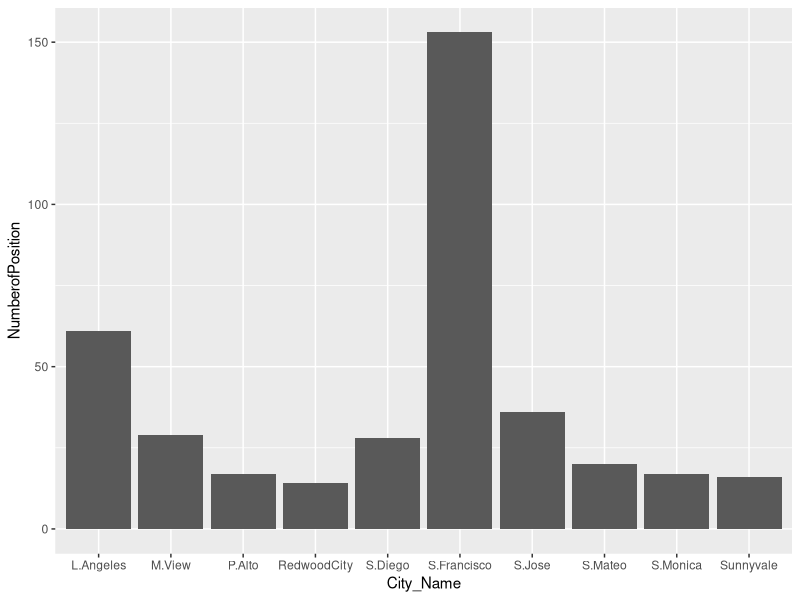
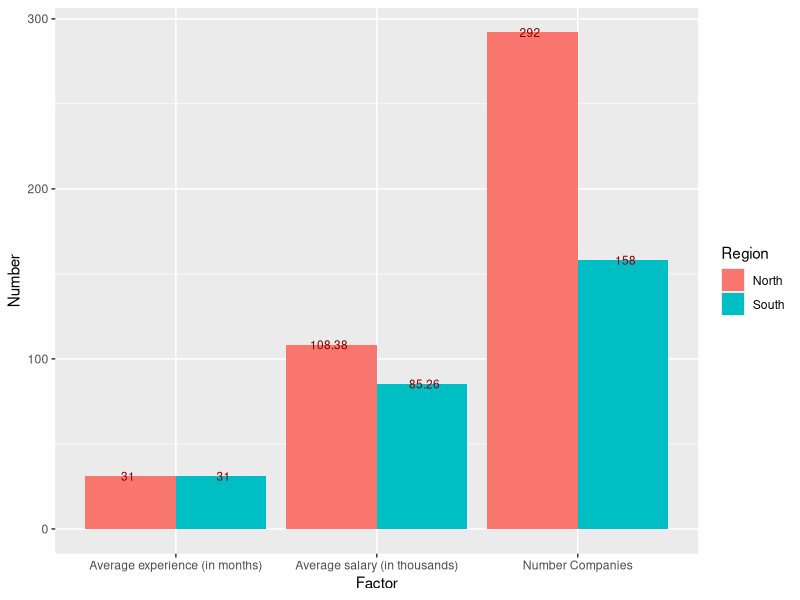
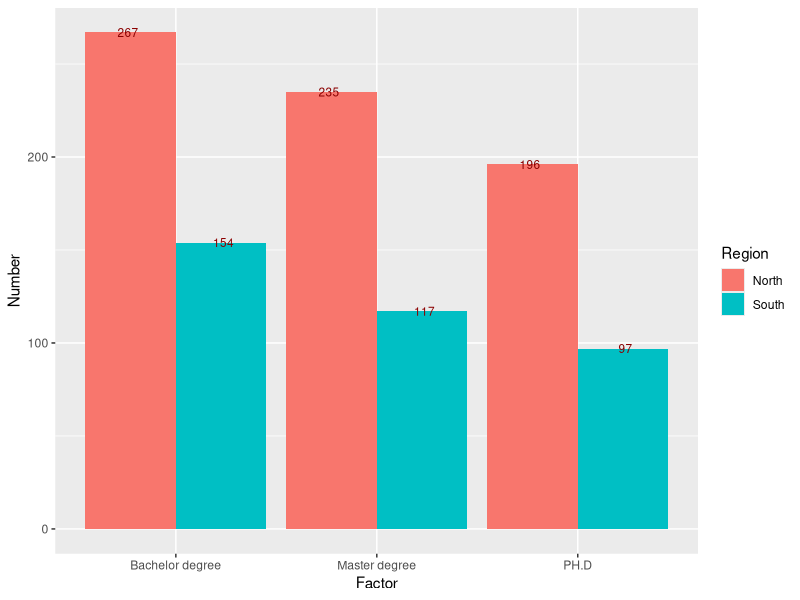
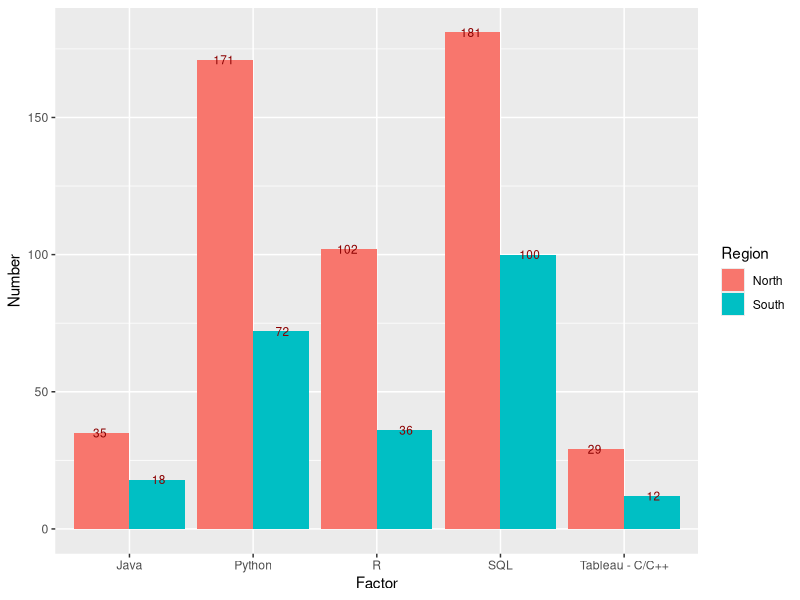
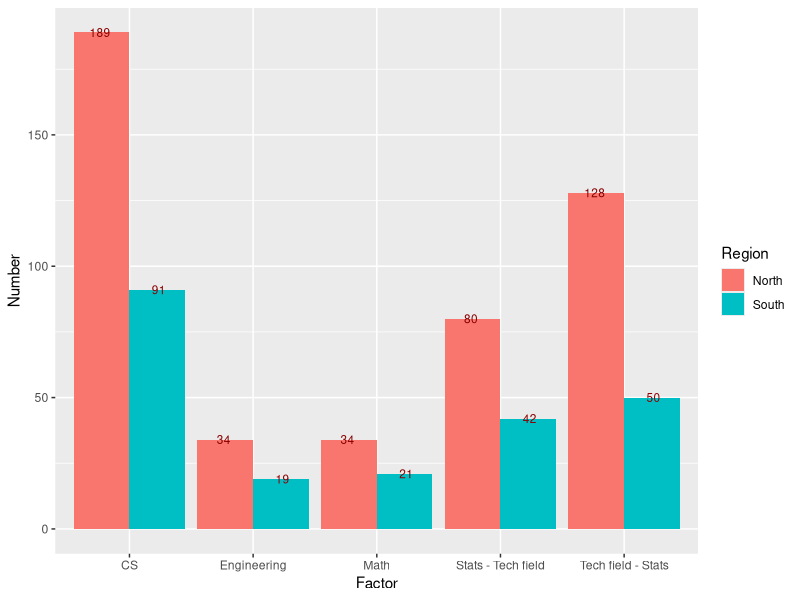
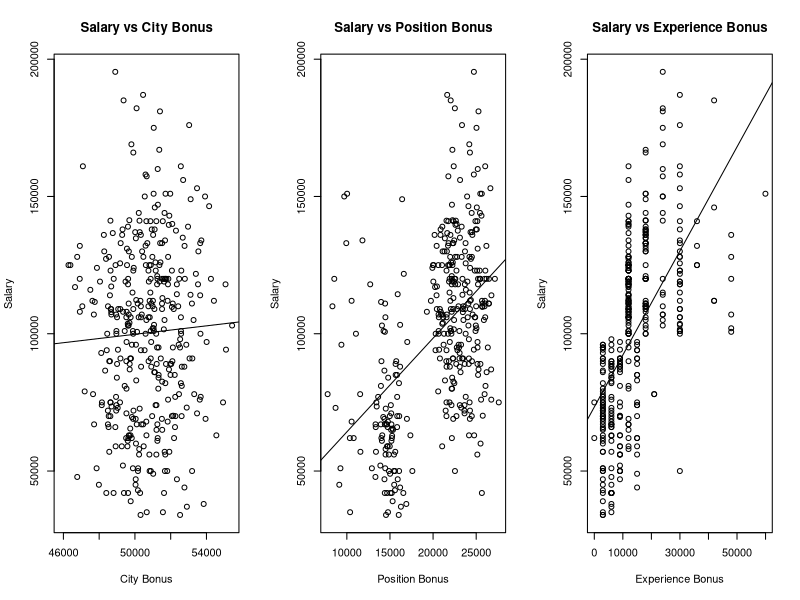
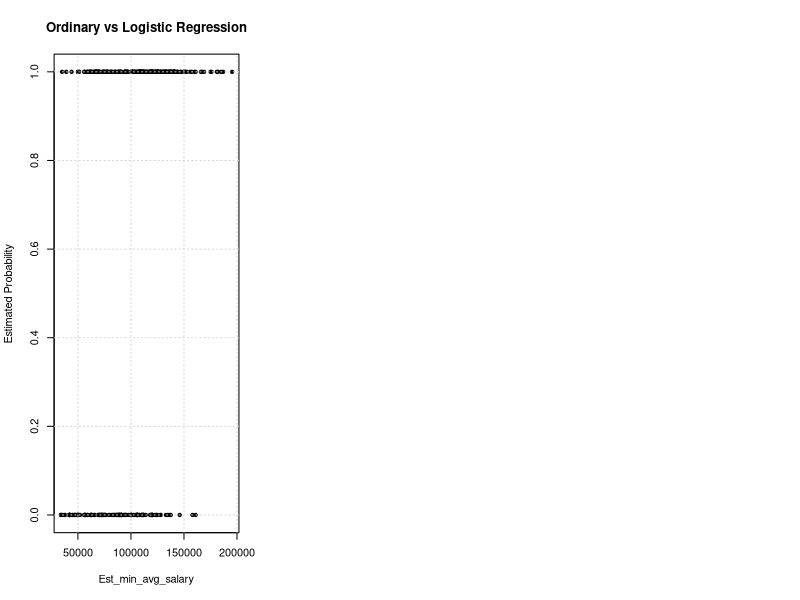

Recreate these plots in R, in order. (Note: this script raises an error after producing the figures.)
## ---- chunk 1
pkg_list = c("ggplot2", "plyr", "stringr")
mia_pkgs = pkg_list[!(pkg_list %in% installed.packages()[,"Package"])]
if(length(mia_pkgs) > 0) install.packages(mia_pkgs)
loaded_pkgs = lapply(pkg_list, require, character.only=TRUE)
## ---- chunk 2
jdata = read.csv("datarelatedjobs.csv")
jdata$X = NULL
names(jdata)
summary(jdata)
str(jdata)
## ---- chunk 3
jdata$Preferred_mj1 = as.character(jdata$Preferred_mj1)
jdata$Preferred_mj2 = as.character(jdata$Preferred_mj2)

for(i in 1:length(jdata$Standing)){
  if(is.na(jdata$Standing[i])){
    jdata$Standing[i] = "All levels"
  }
} 
for(i in 1:length(jdata$Preferred_mj1)){
  if(is.na(jdata$Preferred_mj1[i])){
    jdata$Preferred_mj1[i] = "Data_related"
  }  
  if(is.na(jdata$Preferred_mj2[i])){
      jdata$Preferred_mj2[i] = "Data_related"
  }
} 
count(jdata$Preferred_mj2)[order(count(jdata$Preferred_mj2)$freq, decreasing = T),]
head(jdata,10)
## ---- chunk 4
ct_City = count(jdata$City)
topCity = ct_City[order(ct_City$freq, decreasing = T),]

tCitydf = data.frame(City_Name =  c("S.Francisco" , "L.Angeles" , "S.Jose" , "M.View" , "S.Diego", "S.Mateo" , "P.Alto", "S.Monica", "Sunnyvale" , "RedwoodCity"),
                     NumberofPosition = c(topCity$freq[1:10]))

city_plot = ggplot(data = tCitydf, aes(x = City_Name, y = NumberofPosition)) + 
    geom_bar(stat = "identity", position=position_dodge()) 
city_plot
## ---- chunk 5
North_sub = jdata[which(jdata$Region == "North CA"),]
head(North_sub,5)
South_sub = jdata[which(jdata$Region == "South CA"),]
head(South_sub,5)
## ---- chunk 6
n_companies_north = rep(0, length(count(North_sub$Company)$freq))
n_companies_south = rep(0, length(count(South_sub$Company)$freq))

for(i in 1:length(count(North_sub$Company)$freq)){
  if(count(North_sub$Company)$freq[i] == 1){
    n_companies_north[i] = count(North_sub$Company)$freq[i] 
  } else{
    n_companies_north[i] = 1
  }
}

for(i in 1:length(count(South_sub$Company)$freq)){
  if(count(South_sub$Company)$freq[i] == 1){
    n_companies_south[i] = count(South_sub$Company)$freq[i] 
  } else{
    n_companies_south[i] = 1
  }
}
sum(n_companies_north)
sum(n_companies_south)
## ---- chunk 7
avg_exp_N = round(mean(North_sub$Min_exp)*12,0)
avg_exp_S = round(mean(South_sub$Min_exp)*12,0)
avg_exp_N
avg_exp_S
## ---- chunk 8
#Use NA.omit to omit to take out NA values then use mean function to find average
Omit_yr_salary_N = na.omit(North_sub$Est_min_avg_salary)
Omit_yr_salary_S = na.omit(South_sub$Est_min_avg_salary)
North_Est_min_salary = round(mean(Omit_yr_salary_N)/1000,2)
South_Est_min_salary = round(mean(Omit_yr_salary_S)/1000,2)

North_Est_min_salary
South_Est_min_salary
## ---- chunk 9
firstdf = data.frame(
          Region = rep(c("North", "South"), each = 3),
          Factor = rep(c("Average experience (in months)", "Average salary (in thousands)","Number Companies")),
          Number = c(avg_exp_N, North_Est_min_salary, sum(n_companies_north),
                     avg_exp_S, South_Est_min_salary, sum(n_companies_south)))

plotfirst = ggplot(data = firstdf, aes(x = Factor, y = Number, fill = Region)) + 
    geom_bar(stat = "identity", position=position_dodge()) +  
    geom_text(aes(label = Number), position = position_dodge(0.95), vjust=0.5, color = "darkred", size = 3)

#jpeg('plotfirst.jpg')
#plot(plotfirst)
plotfirst

## ---- chunk 10
#Nearly same as counting number of companies:
#Create 3 vectors: n_bach, n_master, n_phd to store the values.
#For this one we need to use stringr.
#Ex: All levels -> n_bach = n_bach + 1, n_master = n_master + 1, n_phd = n_phd + 1
#BS/MS ->  n_bach = n_bach + 1, n_master = n_master + 1 (Use  stringr so that we can get only BS or only MS)
Standing_sub = jdata[which(jdata$Standing != "NA"),]
North_sub_st = Standing_sub[which(Standing_sub$Region == "North CA"),]
South_sub_st = Standing_sub[which(Standing_sub$Region == "South CA"),]
## ---- chunk 11
n_bach_S = length(str_subset(South_sub_st$Standing, pattern = "^B")) + count(South_sub_st$Standing)$freq[which(count(South_sub_st$Standing) == "All levels")]  
n_bach_S

n_master_S = length(str_subset(South_sub_st$Standing, pattern = "^MS")) + length(str_subset(South_sub_st$Standing, pattern = "MS$")) + count(South_sub_st$Standing)$freq[which(count(South_sub_st$Standing) == "All levels")] - length(str_subset(South_sub_st$Standing, pattern = "^MS$"))
n_master_S

n_PH.D_S = length(str_subset(South_sub_st$standing, pattern = "^PH.D")) + length(str_subset(South_sub_st$Standing, pattern = "PH.D$")) + count(South_sub_st$Standing)$freq[which(count(South_sub_st$Standing) == "All levels")]
n_PH.D_S
## ---- chunk 12
n_bach_N = length(str_subset(North_sub_st$Standing, pattern = "^B")) + count(North_sub_st$Standing)$freq[which(count(North_sub_st$Standing) == "All levels")]  
n_bach_N

n_master_N = length(str_subset(North_sub_st$Standing, pattern = "^MS")) + length(str_subset(North_sub_st$Standing, pattern = "MS$")) + count(North_sub_st$Standing)$freq[which(count(North_sub_st$Standing) == "All levels")] - length(str_subset(North_sub_st$Standing, pattern = "^MS$"))
n_master_N

n_PH.D_N = length(str_subset(North_sub_st$standing, pattern = "^PH.D")) + length(str_subset(North_sub_st$Standing, pattern = "PH.D$")) + count(North_sub_st$Standing)$freq[which(count(North_sub_st$Standing) == "All levels")]
n_PH.D_N
## ---- chunk 13
secondtdf = data.frame(
          Region = rep(c("North", "South"), each = 3),
          Factor = rep(c("Bachelor degree", "Master degree","PH.D")),
          Number = c(n_bach_N, n_master_N, n_PH.D_N,
                     n_bach_S, n_master_S, n_PH.D_S))

plotsecond = ggplot(data = secondtdf, aes(x = Factor, y = Number, fill = Region)) + 
    geom_bar(stat = "identity", position=position_dodge()) +  
    geom_text(aes(label = Number), position = position_dodge(0.95), vjust=0.5, color = "darkred", size = 3)

#jpeg('plotsecond.jpg')
#plot(plotsecond)
plotsecond
## ---- chunk 14
count_order = function(col1, col2, order, top){
  ct1 = count(col1)
  ct2 = count(col2)
  if(order == "decreasing"){
    ct1_inc = ct1[order(ct1$freq, decreasing = T),]
    ct2_inc = ct2[order(ct2$freq, decreasing = T),]
    
    cl = length(ct1_inc$freq) - length(ct2_inc$freq)

    if(cl < 0){
      fresult = data.frame(Lang1 = c(as.character(ct1_inc$x), rep(NA,abs(cl))),
                            Freq1 = c(ct1_inc$freq, rep(NA,abs(cl))),
                            Lang2 = as.character(ct2_inc$x),
                            Freq2 = ct2_inc$freq)                  

    } else{
      fresult = data.frame(Lang1 = as.character(ct1_inc$x),
                            Freq1 = ct1_inc$freq,
                            Lang2 = c(as.character(ct2_inc$x), rep(NA,cl)),
                            Freq2 = c(ct2_inc$freq,rep(NA,cl)))         
      }
  }
  else{
    ct1_dec = ct1[order(ct1$freq, decreasing = F),]
    ct2_dec = ct2[order(ct2$freq, decreasing = F),]
    
    cl = length(ct1_dec$freq) - length(ct2_dec$freq)

    if(cl < 0){
      fresult = data.frame(Lang1 = c(as.character(ct1_dec$x), rep(NA,abs(cl))),
                            Freq1 = c(ct1_dec$freq, rep(NA,abs(cl))),
                            Lang2 = as.character(ct2_dec$x),
                            Freq2 = ct2_dec$freq)                  
    } else{
      fresult = data.frame(Lang1 = as.character(ct1_dec$x),
                            Freq1 = ct1_dec$freq,
                            Lang2 = c(as.character(ct2_dec$x), rep(NA,cl)),
                            Freq2 = c(ct2_dec$freq,rep(NA,cl))) 
    }
  }
  for(i in 1:15){
    for(j in 1:15){
      if(fresult$Lang1[i] == fresult$Lang2[j]){
        fresult$Freq1[i] = fresult$Freq1[i] + fresult$Freq2[j]
      }
    }
  }
  if(order == "decreasing"){
    res = fresult[order(fresult$Freq1, decreasing = T),]
  } else {
    res = fresult[order(fresult$Freq1, decreasing = F),]
  }
  return(res[1:top,1:2])
}

## ---- chunk 15
sl = count_order(South_sub_st$Preferred_lang1, South_sub_st$Preferred_lang2,"decreasing", 5)
nl = count_order(North_sub_st$Preferred_lang1, North_sub_st$Preferred_lang2,"decreasing", 5)
sl
nl
thirddf = data.frame(
          Region = rep(c("North", "South"), each = 5),
          Factor = rep(c("SQL", "Python", "R", "Java", "Tableau - C/C++"),2),
          Number = c(nl$Freq1[1], nl$Freq1[2], nl$Freq1[3], nl$Freq1[4], nl$Freq1[5], 
                     sl$Freq1[1], sl$Freq1[2], sl$Freq1[3], sl$Freq1[4], sl$Freq1[5]))

plotthird = ggplot(data = thirddf, aes(x = Factor, y = Number, fill = Region)) + 
    geom_bar(stat = "identity", position=position_dodge()) +  
    geom_text(aes(label = Number), position = position_dodge(0.95), vjust=0.5, color = "darkred", size = 3)

#jpeg('plotsecond.jpg')
#plot(plotsecond)
plotthird
## ---- chunk 16
n_cpp_North = length(str_subset(North_sub_st$Preferred_lang1, pattern = "^C\\++$")) +length(str_subset(North_sub_st$Preferred_lang2, pattern = "C\\++$"))

n_cpp_South = length(str_subset(South_sub_st$Preferred_lang1, pattern = "^C\\++$")) +length(str_subset(South_sub_st$Preferred_lang2, pattern = "C\\++$"))

n_java_South = length(str_subset(South_sub_st$Preferred_lang1, pattern = "^Java$")) +length(str_subset(South_sub_st$Preferred_lang2, pattern = "^Java$"))

n_java_North = length(str_subset(North_sub_st$Preferred_lang1, pattern = "^Java$")) +length(str_subset(North_sub_st$Preferred_lang2, pattern = "^Java$"))

n_Python_North = length(str_subset(North_sub_st$Preferred_lang1, pattern = "^Python$"))+length(str_subset(North_sub_st$Preferred_lang2, pattern = "^Python$"))

n_Python_South = length(str_subset(South_sub_st$Preferred_lang1, pattern = "^Python$"))  +length(str_subset(South_sub_st$Preferred_lang2, pattern ="^Python$"))

n_R_North = length(str_subset(North_sub_st$Preferred_lang1, pattern = "^R$")) +length(str_subset(North_sub_st$Preferred_lang2, pattern = "R$"))

n_R_South = length(str_subset(South_sub_st$Preferred_lang1, pattern = "^R$"))  +length(str_subset(South_sub_st$Preferred_lang2, pattern = "R$"))
n_R_South
n_SQL_North = length(str_subset(North_sub_st$Preferred_lang1, pattern = "^SQL$")) +length(str_subset(North_sub_st$Preferred_lang1, pattern = "/SQL$")) +length(str_subset(North_sub_st$Preferred_lang2, pattern = "^SQL$"))

n_SQL_South = length(str_subset(South_sub_st$Preferred_lang1, pattern = "^SQL$"))+ length(str_subset(South_sub_st$Preferred_lang1, pattern = "/SQL$"))+ length(str_subset(South_sub_st$Preferred_lang2, pattern = "^SQL$"))


res = cbind(nl,sl)
handwaydf = data.frame(NLang1 = c("SQL", "Python", "R", "Java", "C/C++"),
                       NFreg1 = c(n_SQL_North, n_Python_North, n_R_North, n_java_North, n_cpp_North),
                       SLang1 = c("SQL", "Python", "R", "Java", "C/C++"),
                       NLang1 = c(n_SQL_South, n_Python_South, n_R_South, n_java_South, n_cpp_South))
res
handwaydf
## ---- chunk 17
smj = count_order(South_sub_st$Preferred_mj1, South_sub_st$Preferred_mj2,"decreasing", 5)
nmj = count_order(North_sub_st$Preferred_mj1, North_sub_st$Preferred_mj2,"decreasing", 5)
smj
nmj
forthdf = data.frame(
          Region = rep(c("North", "South"), each = 5),
          Factor = rep(c("CS", "Tech field - Stats", "Stats - Tech field", "Math", "Engineering"),2), 
          Number = c(nmj$Freq1[1], nmj$Freq1[2], nmj$Freq1[3], nmj$Freq1[4], nmj$Freq1[5], 
                     smj$Freq1[1], smj$Freq1[2], smj$Freq1[3], smj$Freq1[4], smj$Freq1[5]))

plotforth = ggplot(data = forthdf, aes(x = Factor, y = Number, fill = Region)) + 
    geom_bar(stat = "identity", position=position_dodge()) +  
    geom_text(aes(label = Number), position = position_dodge(0.95), vjust=0.5, color = "darkred", size = 3)

#jpeg('plotsecond.jpg')
#plot(plotsecond)
plotforth


## ---- chunk 18
top20 = count_order(jdata$Preferred_lang1, jdata$Preferred_lang2,"decreasing", 20)
top20
## ---- chunk 19
for (i in 1:length(jdata$Standing)){
  if(!is.na(str_extract(jdata$Standing[i], pattern = "^B")) || !is.na(str_extract(jdata$Standing[i], pattern = "^A"))){
    jdata$Difficulty[i] = "Easy"
  } else if (!is.na(str_extract(jdata$Standing[i], pattern = "^M"))){
    jdata$Difficulty[i] = "Medium"
  } else if (!is.na(str_extract(jdata$Standing[i], pattern = "^P"))){
    jdata$Difficulty[i] = "Hard"
  }
}
## ---- chunk 20
find_company = function(Difficulty, Exp, Region,Language){
  Argu_y = jdata$Company[which(jdata$Difficulty == Difficulty)]
  Argu_x = jdata$Company[which(jdata$Min_exp <= Exp)]
  Argu_z = jdata$Company[which(jdata$Region == Region)]
  Argu_u1 = jdata$Company[which(jdata$Preferred_lang1 == Language)]
  Argu_u2 = jdata$Company[which(jdata$Preferred_lang2 == Language)]
  
  return(union(intersect(intersect(Argu_x,Argu_y),intersect(Argu_z,Argu_u1)),intersect(intersect(Argu_x,Argu_y),intersect(Argu_z,Argu_u2))))

}

find_company("Medium", 5, "South CA","R")
## ---- chunk 21
n_find_company = function(Difficulty, Exp, Region,Language){
a = jdata$Company[which(jdata$Difficulty == Difficulty),]
b = jdata$Company[which(jdata$Min_exp <= Exp),]
c = jdata$Company[which(jdata$Region == Region),]
d1 = jdata$Company[which(jdata$Preferred_lang1 == Language),]
d2 = jdata$Company[which(jdata$Preferred_lang2 == Language),]

pre_r1 = a[which(a$Min_exp <= Exp)]
nex_r1 = pre_r1[which(pre_r1$Region == Region)]
r1     = nex_r1[which(nex_r1$Preferred_lang1 == Language)]

pre_r2 = a[which(a$Min_exp <= Exp)]
nex_r2 = pre_r2[which(pre_r2$Region == Region)]
r2     = nex_r2[which(nex_r2$Preferred_lang2 == Language)]

rbind(r1,r2)
}
find_company("Medium", 5, "South CA","R")
## ---- chunk 22
for(i in 1:length(jdata$Min_exp)){
  if(jdata$Min_exp[i] == 1 & !is.na(jdata$Est_min_avg_salary[i])){
    if(jdata$Est_min_avg_salary[i] >= 150000){
      jdata$Min_exp[i] = 4
    }
    else if(jdata$Est_min_avg_salary[i] >= 130000 &
            jdata$Est_min_avg_salary[i] <  150000){
      jdata$Min_exp[i] = 3
    }
    else if (jdata$Est_min_avg_salary[i] >= 100000 &
             jdata$Est_min_avg_salary[i] <  130000){
      jdata$Min_exp[i] = 2
    }
    else{jdata$Min_exp[i] = 1}
  } 
}
## ---- chunk 23
set.seed(2018)
result = jdata$Est_min_avg_salary[which.min(jdata$Est_min_avg_salary)]
for (i in 1:length(jdata$City))
if(count(jdata$City)$freq[which(count(jdata$City)$x == (jdata$City[i]))] > mean(count(jdata$City)$freq)){ 
  jdata$Jobs_density[i] = "High"
  jdata$City_Bonus[i] = round(rnorm(1, mean = result * 1.5, sd = 1500),1) 
} else {
  jdata$Jobs_density[i] = "Low"
  jdata$City_Bonus[i] = round(rnorm(1, mean = result * 1.45, sd = 1500),1) 
}
## ---- chunk 24
set.seed(2018)
for (i in 1:length(jdata$Position)){
  if(str_detect(jdata$Position[i], pattern = "Engineer")){
    jdata$Posi_Bonus[i] = round(rnorm(1, mean = 25000, sd = 1000),1)
  }  else if (str_detect(jdata$Position[i], pattern = "Scientist")){
    jdata$Posi_Bonus[i] = round(rnorm(1, mean = 22000, sd = 1000),1)
  }  else if (str_detect(jdata$Position[i], pattern = "Analyst")){
    jdata$Posi_Bonus[i] = round(rnorm(1, mean = 15000, sd = 1000),1)
  } else {
    jdata$Posi_Bonus[i] = round(rnorm(1, mean = 10000, sd = 1000),1)
  }
}

## ---- chunk 25
calc_salary = na.omit(jdata$Est_min_avg_salary)
avg_salary = mean(calc_salary[which(calc_salary >= 100000)])
salaryvsyear = lm(Est_min_avg_salary ~ Min_exp, data = jdata)
summary(salaryvsyear)
#Since the p-value for this model is very small it looks like the Min_exp is significant.
exp_multiplier = summary(salaryvsyear)$coef[2,1]
## ---- chunk 26
set.seed(2018)
for (i in 1:length(jdata$Min_exp)){
  if(is.na(jdata$Est_min_avg_salary[i])){
    jdata$Exp_Bonus[i] = round(exp_multiplier * jdata$Min_exp[i] / mean(jdata$Min_exp) ,1) 
  }  else if(!is.na(jdata$Est_min_avg_salary[i]) & jdata$Est_min_avg_salary[i] >= 100000){
    jdata$Exp_Bonus[i] = round(exp_multiplier * jdata$Min_exp[i] ,1) 
  }  else {
    jdata$Exp_Bonus[i] = round(exp_multiplier * jdata$Min_exp[i] /2 ,1) 
  }
}
head(jdata,50)

## ---- chunk 27
par(mfrow = c(1,3))
model1 = lm(Est_min_avg_salary ~ City_Bonus, data = jdata)
plot(jdata$Est_min_avg_salary ~ jdata$City_Bonus, main = "Salary vs City Bonus", xlab = "City Bonus", ylab = "Salary")
abline(model1)

model2 = lm(Est_min_avg_salary ~ Posi_Bonus, data = jdata)
plot(jdata$Est_min_avg_salary ~ jdata$Posi_Bonus, main = "Salary vs Position Bonus", xlab = "Position Bonus", ylab = "Salary")
abline(model2)

model3 = lm(Est_min_avg_salary ~ Exp_Bonus, data = jdata)
plot(jdata$Est_min_avg_salary ~ jdata$Exp_Bonus, main = "Salary vs Experience Bonus", xlab = "Experience Bonus", ylab = "Salary")
abline(model3)
## ---- chunk 28
fit_model = lm(Est_min_avg_salary ~ Min_exp + Est_min_avg_salary + Exp_Bonus + City_Bonus + Posi_Bonus, data = jdata)
summary(fit_model)
## ---- chunk 29
for(i in 1:length(jdata$Region)){
  if(jdata$Region[i] == "North CA"){
    jdata$Region_Logic[i] = 1
  } else { 
    jdata$Region_Logic[i] = 0
  }
}
head(jdata,50)

## ---- chunk 30
fit_glm = glm(Region_Logic ~ Est_min_avg_salary, data = jdata, family = binomial(link = "logit"))
fit_lm  = 

plot(Region_Logic ~ Est_min_avg_salary, data = jdata, pch = 20, ylab = "Estimated Probability",   main = "Ordinary vs Logistic Regression")
grid()

abline(fit_lm, col = "darkorange")
curve(predict(fit_glm, data.frame(Est_min_avg_salary), type = "response"), 
      add = TRUE, col = "dodgerblue", lty = 2)
legend("topleft", c("Ordinary", "Logistic", "Data"), lty = c(1, 2, 0), 
       pch = c(NA, NA, 20), lwd = 2, col = c("darkorange", "dodgerblue", "black"))
